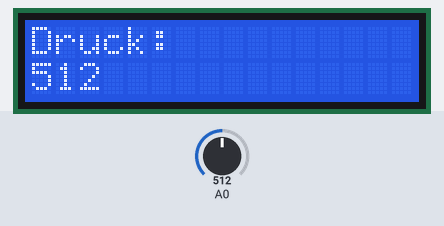
A sketch run on a simulated Arduino Uno, built with avr-gcc and run on an emulated ATmega328P. Parts: 16×2 character LCD. The inputs (shaded band) are chosen by the test bench; at power-on: A0 = 512. What the sketch prints to the serial monitor is not drawn.

Above: at 1.2 s.
1.3 s: A0 set to 716
At 2.9 s:
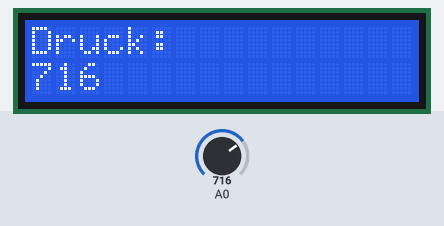
3.6 s: A0 set to 900
At 5.3 s:
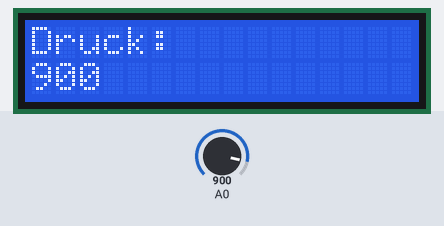
5.6 s: A0 set to 1023
At 6.6 s:
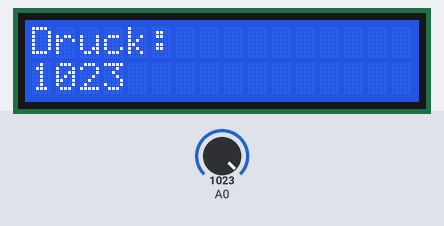
Timing chart, 0 to 8.6 s (numbered marks = the images above; inputs shaded):
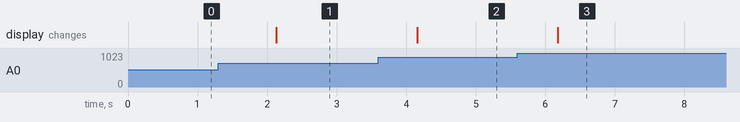

Measured:
- after the input at 1.3 s, the display: changes after 0.83 s (image 1)
- after the input at 3.6 s, the display: changes after 0.56 s (image 2)
- after the input at 5.6 s, the display: changes after 0.58 s (image 3)

The sketch:

lcdi2c.ino
```cpp
#include <Wire.h>
#include <LiquidCrystal_I2C.h>
LiquidCrystal_I2C lcd(0x27,16,2);
int pressure; //Wertebereich von 0 bis 1023 -> 1023 entspricht 10kg

void setup() {

pinMode(A0,INPUT);
Serial.begin(9600);

  lcd.init();
  //String s="Test";
  //int luftF_soll=50;
  //int luftF_ist=48;

  lcd.backlight();
  lcd.setCursor(0,0);
  lcd.print("Hallo, gleich...");
  //lcd.print("Soll: " +String(luftF_soll)+"%");
  lcd.setCursor(0,1);
  //lcd.print("Ist:  "+String(luftF_ist)+"%");
  lcd.print("startet Messung.");

}

void loop() {
  pressure=analogRead(A0);
  lcd.clear();
  lcd.print("Druck:");
  lcd.setCursor(0,1);
  lcd.print(String(pressure));
  Serial.println(pressure);
  delay(1000);


}
```
